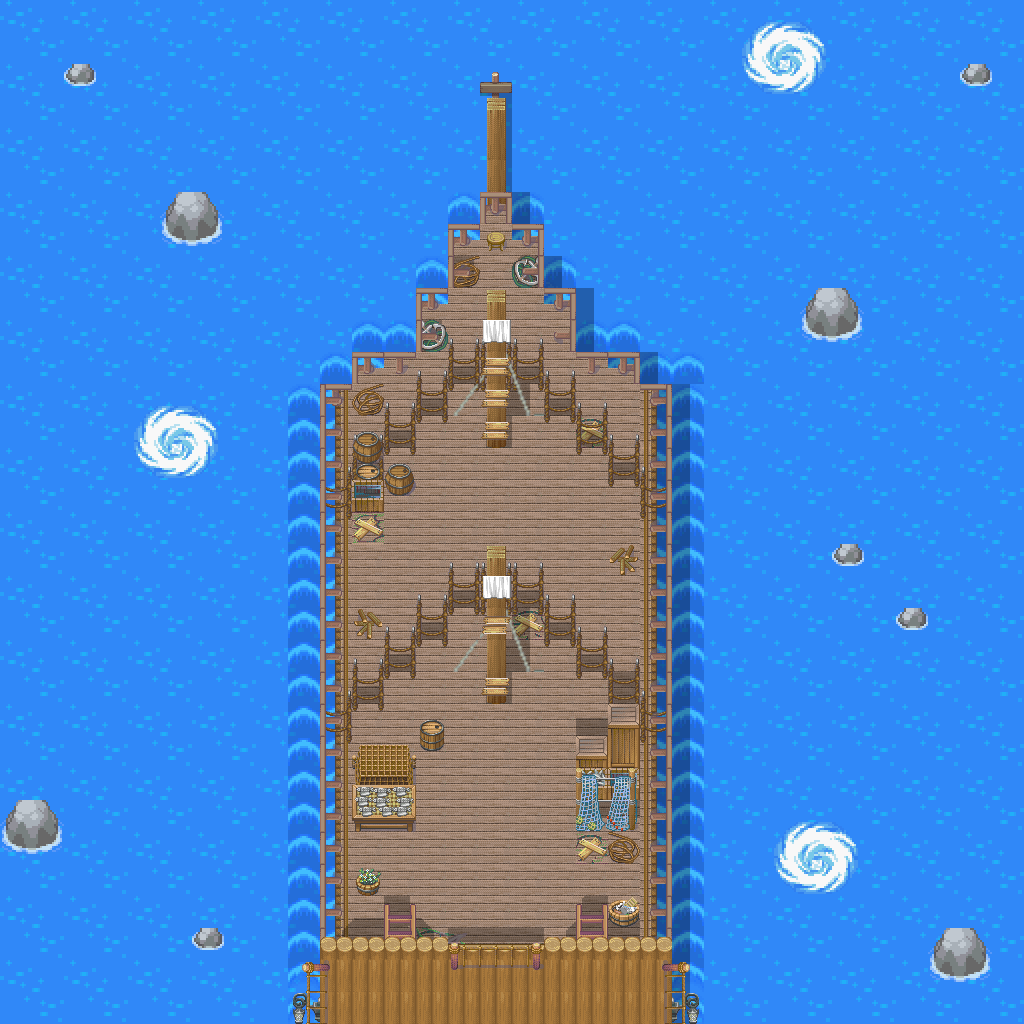

Rendered tile map (Tiled .tmx) drawn with the repository's tilesets; below, a short description and the map source with its tile grids summarised:
An orthogonal 32x32 tile map with 32x32 px tiles, 22 tile layers (Eau_, Pierre_, Vagues_, Ombre_Bateau_, ...), 2 hidden layers not drawn, 10 tilesets.

<map version="1.10" tiledversion="1.11.2" orientation="orthogonal" renderorder="right-down" compressionlevel="0" width="32" height="32" tilewidth="32" tileheight="32" infinite="0" nextlayerid="47" nextobjectid="1">
 <tileset firstgid="1" source="../Tilesets/TECH-borders.tsx" />
 <tileset firstgid="361" source="../Tilesets/TECH-Assets.tsx" />
 <tileset firstgid="8041" source="../Tilesets/systemtags.tsx" />
 <tileset firstgid="8169" source="../Tilesets/TECH-Nature.tsx" />
 <tileset firstgid="11289" source="../Tilesets/passages.tsx" />
 <tileset firstgid="11433" source="../Tilesets/TECH-Buildings.tsx" />
 <tileset firstgid="36009" source="../Tilesets/TECH-Mounts.tsx" />
 <tileset firstgid="47049" source="../Tilesets/animations.tsx" />
 <tileset firstgid="57731" source="../Tilesets/d25fglr-3ac5fbc9-fdef-4a44-a085-68a95dfe3272.tsx" />
 <tileset firstgid="59603" source="../Tilesets/da7cb3h-a008c8c4-654c-4b61-bf9d-91c5c1715f11.tsx" />
 <group id="4" name="Z=0">
  <layer id="21" name="Eau_" width="32" height="32">
   <data>[1024 cells, 1024 non-empty, 4 distinct tile ids]</data>
  </layer>
  <layer id="45" name="Pierre_" width="32" height="32">
   <data>[1024 cells, 57 non-empty, 14 distinct tile ids]</data>
  </layer>
  <layer id="46" name="Vagues_" width="32" height="32">
   <data>[1024 cells, 280 non-empty, 4 distinct tile ids]</data>
  </layer>
 </group>
 <group id="3" name="Z=1">
  <layer id="43" name="Ombre_Bateau_" width="32" height="32">
   <data>[1024 cells, 51 non-empty, 1 distinct tile ids]</data>
  </layer>
  <layer id="36" name="Proue_" width="32" height="32">
   <data>[1024 cells, 4 non-empty, 4 distinct tile ids]</data>
  </layer>
  <layer id="29" name="Sol_Bateau-1_" width="32" height="32">
   <data>[1024 cells, 9 non-empty, 7 distinct tile ids]</data>
  </layer>
  <layer id="22" name="Sol_Bateau_" width="32" height="32">
   <data>[1024 cells, 246 non-empty, 4 distinct tile ids]</data>
  </layer>
  <layer id="24" name="Sol_Bateau2_" width="32" height="32">
   <data>[1024 cells, 5 non-empty, 2 distinct tile ids]</data>
  </layer>
  <layer id="44" name="Sol_Bateau3_" width="32" height="32">
   <data>[1024 cells, 9 non-empty, 4 distinct tile ids]</data>
  </layer>
  <layer id="42" name="Ombre_" width="32" height="32">
   <data>[1024 cells, 49 non-empty, 14 distinct tile ids]</data>
  </layer>
 </group>
 <group id="1" name="Z=2">
  <layer id="33" name="Cordes_2" width="32" height="32">
   <data>[1024 cells, 66 non-empty, 3 distinct tile ids]</data>
  </layer>
  <layer id="25" name="Misc2_2" width="32" height="32">
   <data>[1024 cells, 19 non-empty, 15 distinct tile ids]</data>
  </layer>
  <layer id="35" name="Barriere3_2" width="32" height="32">
   <data>[1024 cells, 1 non-empty, 1 distinct tile ids]</data>
  </layer>
  <layer id="34" name="Barriere2_2" width="32" height="32">
   <data>[1024 cells, 13 non-empty, 1 distinct tile ids]</data>
  </layer>
  <layer id="40" name="Barriere_2" width="32" height="32">
   <data>[1024 cells, 47 non-empty, 1 distinct tile ids]</data>
  </layer>
  <layer id="26" name="Misc1_2" width="32" height="32">
   <data>[1024 cells, 27 non-empty, 21 distinct tile ids]</data>
  </layer>
 </group>
 <group id="28" name="Z=3">
  <layer id="39" name="Etage_3" width="32" height="32">
   <data>[1024 cells, 33 non-empty, 3 distinct tile ids]</data>
  </layer>
  <layer id="41" name="Barriere_3" width="32" height="32">
   <data>[1024 cells, 14 non-empty, 6 distinct tile ids]</data>
  </layer>
  <layer id="30" name="Mat2_3" width="32" height="32">
   <data>[1024 cells, 14 non-empty, 6 distinct tile ids]</data>
  </layer>
  <layer id="27" name="Mat_3" width="32" height="32">
   <data>[1024 cells, 10 non-empty, 3 distinct tile ids]</data>
  </layer>
  <layer id="31" name="Mat3_3" width="32" height="32">
   <data>[1024 cells, 2 non-empty, 1 distinct tile ids]</data>
  </layer>
  <layer id="32" name="Echelle_3" width="32" height="32">
   <data>[1024 cells, 5 non-empty, 1 distinct tile ids]</data>
  </layer>
 </group>
 <layer id="37" name="passages" width="32" height="32" visible="0">
  <data>[1024 cells, 91 non-empty, 1 distinct tile ids]</data>
 </layer>
 <layer id="38" name="systemtags" width="32" height="32" visible="0">
  <data>[1024 cells, 774 non-empty, 1 distinct tile ids]</data>
 </layer>
</map>
